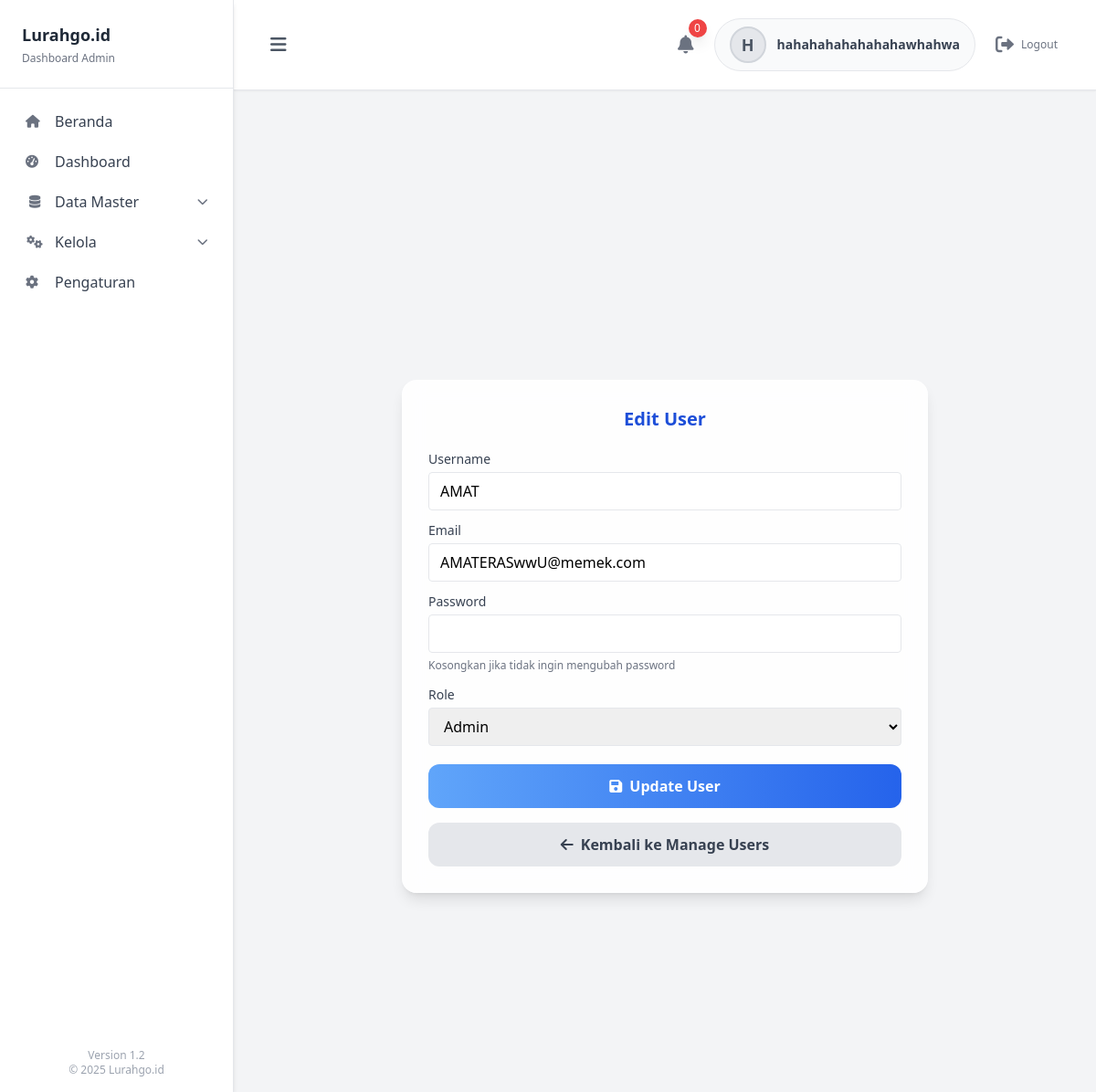
/pages/admin/Users/edit_user.php?id=10 (signed in), run on the app's committed database.
### tables this page shows
CREATE TABLE IF NOT EXISTS `users` (
  `id` int NOT NULL AUTO_INCREMENT,
  `username` varchar(50) NOT NULL,
  `email` varchar(100) NOT NULL,
  `password` varchar(255) NOT NULL,
  `role` enum('admin','ketua','user') DEFAULT 'user',
  `status` enum('aktif','tidak aktif') DEFAULT 'aktif',
  `created_at` timestamp NULL DEFAULT CURRENT_TIMESTAMP,
  `profile_photo` varchar(255) DEFAULT NULL,
  PRIMARY KEY (`id`),
  UNIQUE KEY `username` (`username`),
  UNIQUE KEY `email` (`email`)
);

### pages/admin/Users/edit_user.php (the view, shortened to what this page needs)
<?php
include '../../../layouts/admin/header.php';
include '../../../layouts/admin/sidebar.php';
if (isset($_GET['id'])) {
    $user_id = (int)$_GET['id'];
    $stmt = mysqli_prepare($conn, "SELECT * FROM users WHERE id = ?");
    mysqli_stmt_bind_param($stmt, "i", $user_id);
    mysqli_stmt_execute($stmt);
    $result = mysqli_stmt_get_result($stmt);
    $user = mysqli_fetch_assoc($result);
}
?>
<!DOCTYPE html>
<html lang="id">
<head>
    <script src="https://cdn.tailwindcss.com"></script>
</head>
<body class="min-h-screen bg-blue-900">
<div class="ml-64 min-h-screen flex items-center justify-center p-8">
    <div class="max-w-xl w-full bg-white/90 backdrop-blur-md rounded-2xl shadow-lg p-7 border border-white/20 hover:shadow-2xl hover:bg-white/95 transition-all duration-300">
        <h2 class="text-xl font-semibold mb-5 text-center text-blue-700">
            Edit User
        </h2>
        <form method="POST">
            <div class="mb-3">
                <label class="block text-sm text-gray-700 mb-1">Username</label>
                <input type="text" name="username" value="<?php echo $user['username']; ?>"
                    class="w-full px-3 py-2 border rounded focus:outline-none focus:border-blue-500"
                    required>
            </div>
            <div class="mb-3">
                <label class="block text-sm text-gray-700 mb-1">Email</label>
                <input type="email" name="email" value="<?php echo $user['email']; ?>"
                    class="w-full px-3 py-2 border rounded focus:outline-none focus:border-blue-500"
                    required>
            </div>
            <div class="mb-3">
                <label class="block text-sm text-gray-700 mb-1">Password</label>
                <input type="password" name="password"
                    class="w-full px-3 py-2 border rounded focus:outline-none focus:border-blue-500">
                <small class="text-gray-500 text-xs">
                    Kosongkan jika tidak ingin mengubah password
                </small>
            </div>
            <div class="mb-5">
                <label class="block text-sm text-gray-700 mb-1">Role</label>
                <select name="role"
                    class="w-full px-3 py-2 border rounded focus:outline-none focus:border-blue-500">
                    <option value="admin" <?php if ($user['role'] == 'admin') echo 'selected'; ?>>Admin</option>
                </select>
            </div>
            <button type="submit" name="update_user"
                class="w-full py-3 rounded-xl font-semibold text-white bg-gradient-to-r from-blue-400 to-blue-600 hover:scale-105 transition-all duration-300">
                <i class="fas fa-save mr-2"></i>Update User
            </button>
        </form>
        <a href="manage_users"
            class="block text-center mt-4 py-3 rounded-xl font-semibold text-gray-700 bg-gray-200 hover:bg-gray-300 hover:scale-105 transition-all duration-300">
            <i class="fas fa-arrow-left mr-2"></i>Kembali ke Manage Users
        </a>
    </div>
</div>
</body>

### data on the page
users: username "AMAT", email "AMATERASwwU@memek.com", role "Admin"

### other printed values
substr($_SESSION['username'] ?? 'U', 0, 1) "H"
$_SESSION['username'] "hahahahahahahahawhahwa"
